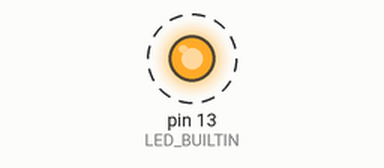
This sketch was run on a simulated Arduino Uno, built with avr-gcc and run on an emulated ATmega328P. On the bench: output pins drawn as LEDs (lit = HIGH). Dashed ring = blinking.

Above: at 0.1 s.
Timing chart, 0 to 3.0 s (numbered marks = the images above):
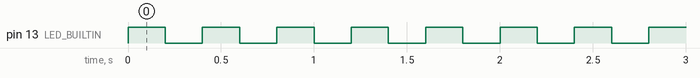

The sketch:

Ts002BlinkLedStatus.ino
```cpp
/*
  Blink met Led_status Bool variabele.
*/
#define FALSE  0
#define TRUE   1


// Declareer geheugen voor een variabele
// De bool is een echte digitale variabele en kan alleen TRUE (1) of FALSE (0) aannemen.
bool Led_Status = FALSE; // Declareer Led_Status en initialiseer die gelijk op FALSE
// Een opdracht in 'C' wordt afgesloten met een puntcomma ';'


// the setup function runs once when you press reset or power the board
void setup() {
  // initialize digital pin LED_BUILTIN as an output.
  pinMode(LED_BUILTIN, OUTPUT);
}

// the loop function runs over and over again forever
void loop()
{
  digitalWrite(LED_BUILTIN, !Led_Status);   // turn the LED on (HIGH is the voltage level)
  delay(200);                       // wait for a second
  Led_Status = !Led_Status;
}
```

Measured:
- by itself, pin 13 (LED_BUILTIN): alternates HIGH for 0.20 s and LOW for 0.20 s
